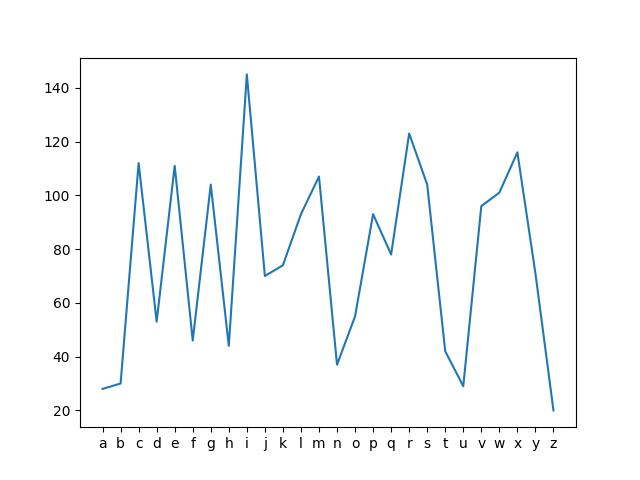

The script that drew this image:
from q1a import *
import matplotlib.pyplot as plt

ciphertext = ''
with open('./ciphertext.txt') as f:
    ciphertext = f.readlines()[0]

letters = ['a', 'b', 'c', 'd', 'e', 'f', 'g', 'h', 'i', 'j', 'k', 'l', 'm', 'n', 'o', 'p', 'q', 'r', 's', 't', 'u', 'v', 'w', 'x', 'y', 'z']

plt.plot( letters ,num_of_occurences(ciphertext) )
plt.show()
